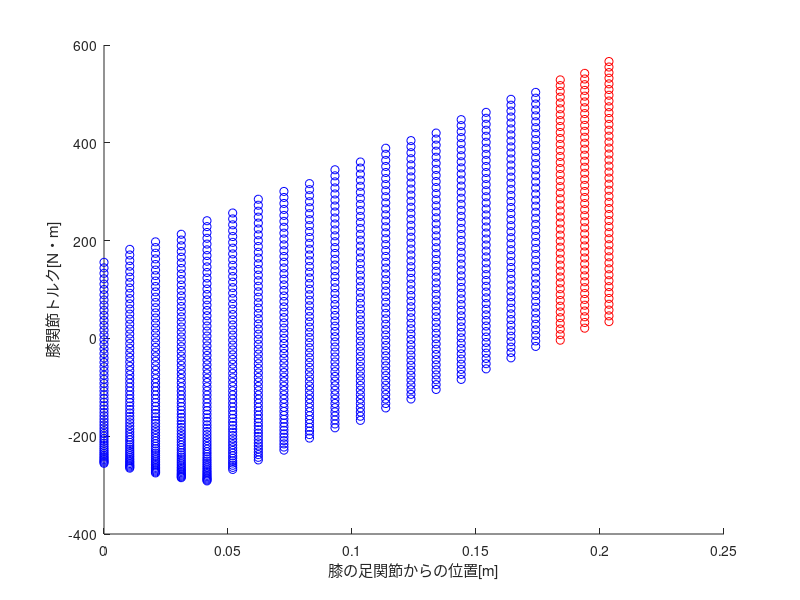

The MATLAB script that drew this image: (Note: this script raises an error after producing the figure.)
close all;
clear;
%% 変数表
% theta_ank：足関節角度の範囲（床から下腿までの間の角度）
% theta_hip：股関節角度の範囲（水平面から上体までの間の角度）
% angle1：全姿勢の関節角度
% com1：全姿勢における各関節角度でのセグメントの質量中心の座標
% cog1：全姿勢における各関節角度での重心の座標
% angle2：スクワット姿勢として成立する姿勢の関節角度
% com2：スクワット姿勢として成立する姿勢のセグメントの質量中心の座標
% cog2：スクワット姿勢として成立する姿勢の重心の座標
% squat_plot_x：スクワットとして成立する姿勢のかかと・つま先・足関節・膝関節・股関節・頭のx座標
% squat_plot_y：スクワットとして成立する姿勢のかかと・つま先・足関節・膝関節・股関節・頭のy座標
% squat_out_plot_x：スクワットとして排除された姿勢のかかと・つま先・足関節・膝関節・股関節・頭のx座標
% squat_out_plot_y：スクワットとして排除された姿勢のかかと・つま先・足関節・膝関節・股関節・頭のy座標

%% 足部と下腿の質量を決定(論文1の体重を利用)
m_foot = 69.6*1.1*2/100;
m_low = 69.6*5.1*2/100;
m_femur = 69.6*11*2/100;
m_lower = m_foot+m_low+m_femur;
m_upperarm = 69.6*2.7/100;
m_forearm = 69.6*1.6/100;
m_hand = 69.6*0.6/100;
m_arm = m_upperarm+m_forearm+m_hand;
m_head = 69.6*6.9/100;
m_body = 69.6*48.9/100;
m_upper = m_arm*2+m_head+m_body; %頭部・胴体・上腕・前腕・手
m_all = m_upper+m_lower;
bar_index = 2; %重りが体重の何倍かを規定する
m_bar = m_all*bar_index;

%% 足部と下腿の部分長
height = 1.751;
len_foot = 0.15*height; %足部の長さ
len_low = 0.340*height; %下腿の長さ
len_femur = 0.19*height; %大腿の長さ
len_upperarm = 0.188*height; %前腕の長さ
len_forearm = 0.145*height;
len_hand = 0.108*height;
len_head = 0.130*height;
len_body = 0.340*height;
len_upper = len_head+len_body;
len_toe = len_foot*0.7;
len_heel = len_foot*0.3;

%% 各セグメントの質量中心(直立時の距骨と脛骨の接合部(くるぶし？自分の長さ)を原点Oとした座標)、質量中心の位置は上端からの比
cen_foot = 0.595;
cen_low = 0.406;
cen_femur = 0.475;
cen_upperarm = 0.529;
cen_forearm = 0.415;
cen_hand = 0.891;
cen_head = 0.821;
cen_body = 0.493;
cen_bar = 0.3; %肩からバーまでの比を表す

%% セグメントの質量中心までの距離(直立時の距骨と脛骨の接合部(くるぶし？自分の長さ)を原点Oとした座標)
mc_foot_x = len_toe-(len_foot*cen_foot); %つま先からくるぶしまでの距離
mc_foot_y = 0;
mc_low = len_low*(1-cen_low); %下端から下腿の質量中心までの距離
mc_femur = len_femur*(1-cen_femur); %下端から大腿の質量中心までの距離
mc_upperarm = len_upperarm*cen_upperarm; %上端から上腕の質量中心までの距離
mc_forearm = len_forearm*cen_forearm; %上端から質前腕の量中心までの距離
mc_hand = len_hand*cen_hand; %上端から手の質量中心までの距離
mc_head = len_head*cen_head; %上端から頭の質量中心までの距離
mc_body = len_body*cen_body; %上端(肩)から胴体の質量中心までの距離
mc_bar = len_body*cen_bar; %上端(肩)からバーまでの距離

%% 上半身の腰から質量中心までの距離
%上半身の質量中心では以下の仮定を置く
%・腕の各セグメントの質量中心は一直線状にある
%・腕の質量中心が腕は左右対称と考えて胴体の中心線上に質量中心がある
%・頭・腕・胴の質量中心が一直線状にある
%→腕の質量中心を出してから、頭と腕と胴の重心を出して腰からそこまでの距離を出す
%以下は腕の質量中心、肩からの距離にしている
mc_arm = (m_upperarm*mc_upperarm + m_forearm*(len_upperarm+mc_forearm) + m_hand*(len_upperarm+len_forearm+cen_hand))/m_arm;  
%頭を原点に下方向が正で重心を出している、胴体と腕の質量中心までの距離は(肩から質量中心までの距離)+(頭の長さ)で出している
mc_upper = len_upper - (m_head*mc_head+m_body*(len_head+mc_body)+m_arm*2*(len_head+mc_arm)+m_bar*(len_head+mc_bar))/(m_upper+m_bar); 

%% 関節の可動域
% 関節角度は水平線からセグメントまでの角度
theta_ank = deg2rad(70:90);
theta_hip = deg2rad(55:180);

%% 各関節角度に対する各セグメントの質量中心の座標
angle1 = NaN(length(theta_ank)*length(theta_hip),3);
cos1 = NaN(length(theta_ank)*length(theta_hip),6);
col = 0;
% cos1は質量中心を表して順番に(下腿質量中心のx 下腿質量中心のy 大腿質量中心のx 大腿質量中心のy 上体質量中心のx 上体質量中心のy)
% angle1は設定した関節角度全ての姿勢における(足関節角度 股関節角度 膝関節角度)
for i = 1:length(theta_ank)
    x_low = mc_low*cos(theta_ank(i)); %下腿の質量中心のx座標を(下腿の長さ)*sinθで計算
    y_low = mc_low*sin(theta_ank(i)); %下腿の質量中心のy座標を(下腿の長さ)*cosθで計算
    x_femur = len_low*cos(theta_ank(i)) + mc_femur*cos(pi/4+theta_ank(i));
    y_femur = len_low*sin(theta_ank(i)) + mc_femur*sin(pi/4+theta_ank(i));
    for j = 1:length(theta_hip)
        x_upper = len_low*cos(theta_ank(i)) + len_femur*cos(pi/4+theta_ank(i))+ mc_upper*cos(theta_hip(j)-3*pi/4+theta_ank(i));
        y_upper = len_low*sin(theta_ank(i)) + len_femur*sin(pi/4+theta_ank(i))+ mc_upper*sin(theta_hip(j)-3*pi/4+theta_ank(i));
        col = col+1;
        angle1(col,:) = [theta_ank(i) 3*pi/4 theta_hip(j)];
        cos1(col,:) = [x_low y_low x_femur y_femur x_upper y_upper];
    end
end

%% 各関節角度に対する重心座標
cog1 = NaN(length(theta_ank)*length(theta_hip),2);
% cog1は設定した関節角度全てにおける重心を表して順番に(重心のx座標 重心のy座標)
for l = 1:length(theta_ank)*length(theta_hip)
    x_g = (m_foot*mc_foot_x + m_low*cos1(l,1) + m_femur*cos1(l,3) + (m_upper+m_bar)*cos1(l,5))/(m_foot+m_low+m_femur+m_upper+m_bar);
    y_g = (m_foot*mc_foot_y + m_low*cos1(l,2) + m_femur*cos1(l,4) + (m_upper+m_bar)*cos1(l,6))/(m_foot+m_low+m_femur+m_upper+m_bar);
    cog1(l,:) = [x_g y_g];
end 

%% 重心が足関節内にあるかの判定
% cog2は重心が基底面内にある姿勢の重心を表して順番に(重心のx座標 重心のy座標)
% angle2は重心が基底面内にある姿勢の関節角度
% 以下は重心が基底面内にある姿勢の重心(cog)、関節角度(angle)、各セグメントの質量中心座標(com)を出している

outcog1 = (cog1(:,1) < len_toe).*(cog1(:,1) > -len_heel);
ok_indexes1 = find(outcog1);

cog2 = cog1(ok_indexes1,:);
angle2 = angle1(ok_indexes1,:);
cos2 = cos1(ok_indexes1,:);

out_indexes1 = find(~outcog1);
out_cog2 = cog1(out_indexes1,:);
out_angle2 = angle1(out_indexes1,:);
out_cos2 = cos1(out_indexes1,:);

% scatter(rad2deg(angle2(:,1)), rad2deg(angle2(:,3)))
% xlabel('ankle joint angle')
% ylabel('hip joint angle')

sz1 = size(angle2);
sz2 = size(out_angle2);

%% スクワット姿勢として認められた姿勢のプロット用の座標
% pknee,phip,phead は基底面内に重心がある姿勢の膝・股関節・頭の位置座標
pknee1 = [(len_low.*cos(angle2(:,1))) (len_low.*sin(angle2(:,1)))];
phip1 = [pknee1(:,1)+len_femur*cos(pi/4+angle2(:,1)) pknee1(:,2)+len_femur*sin(pi/4+angle2(:,1))];
phead1 = [phip1(:,1)+len_upper.*cos(angle2(:,3)-3*pi/4+angle2(:,1)) phip1(:,2)+len_upper.*sin(angle2(:,3)-3*pi/4+angle2(:,1))];
pbar1 = [phip1(:,1)+len_body*(1-cen_bar).*cos(angle2(:,3)-3*pi/4+angle2(:,1)) phip1(:,2)+len_body*(1-cen_bar).*sin(angle2(:,3)-3*pi/4+angle2(:,1))];

%% スクワット姿勢として認められた姿勢のプロット
% for m = 1:sz1(1)
%     figure(3)
%     hold on
%     plot([len_toe -len_heel], [0 0], '-ok');
%     plot([0 pknee1(m,1)], [0 pknee1(m,2)],'-ok');
%     plot([pknee1(m,1) phip1(m,1)], [pknee1(m,2) phip1(m,2)],'-ok');
%     plot([phip1(m,1) phead1(m,1)], [phip1(m,2) phead1(m,2)],'-ok');
%     plot(cog2(m,1),cog2(m,2),'o');
%     plot(pbar1(m,1),pbar1(m,2),'ok','MarkerSize',10)
% end

%% スクワット姿勢として排除された姿勢のプロット用の座標
out_pknee1 = [(len_low.*cos(out_angle2(:,1))) (len_low.*sin(out_angle2(:,1)))];
out_phip1 = [out_pknee1(:,1)+len_femur*cos(pi/4+out_angle2(:,1)) out_pknee1(:,2)+len_femur*sin(pi/4+out_angle2(:,1))];
out_phead1 = [out_phip1(:,1)+len_upper.*cos(out_angle2(:,3)-3*pi/4+out_angle2(:,1)) out_phip1(:,2)+len_upper.*sin(out_angle2(:,3)-3*pi/4+out_angle2(:,1))];
out_bar1 = [out_phip1(:,1)+len_body*(1-cen_bar).*cos(out_angle2(:,3)-3*pi/4+out_angle2(:,1)) out_phip1(:,2)+len_body*(1-cen_bar).*sin(out_angle2(:,3)-3*pi/4+out_angle2(:,1))];

%% スクワット姿勢としてはじかれた姿勢のプロット
% for n = 1:sz2(1)
%     figure(4)
%     hold on
%     plot([len_toe -len_heel], [0 0], '-ok');
%     plot([0 out_pknee1(n,1)], [0 out_pknee1(n,2)],'-ok');
%     plot([out_pknee1(n,1) out_phip1(n,1)], [out_pknee1(n,2) out_phip1(n,2)],'-ok');
%     plot([out_phip1(n,1) out_phead1(n,1)], [out_phip1(n,2) out_phead1(n,2)],'-ok');
% end

%% 関節トルクを求めるにあたっての初期値
g = -9.80;

%% 各姿勢における足関節トルクの計算
fground = [0 -m_all*g-m_bar*g];
% fground は順番に(床反力のx成分 床反力のy成分)
fankle1 = [-fground(1) -fground(2)-m_foot*g];
% fankle1 は順番に(足関節間力のx成分　足関節間力のy成分)
% 足関節間力のx成分は (-床反力のx成分) で計算
% 足関節間力のy成分は (-床反力のy成分-足部にかかる重力) で計算
pre_momenta1 = NaN(sz1(1),6);
pre_momenta1(:,1) = cog2(:,1)-mc_foot_x;
pre_momenta1(:,2) = mc_foot_y;
pre_momenta1(:,3) = 0;
pre_momenta1(:,4) = fground(1);
pre_momenta1(:,5) = fground(2);
pre_momenta1(:,6) = 0;
% pre_momenta1 は床反力のモーメントの力、セグメント重心からの距離のx,y,z成分を順番に並べたもの
pre_momenta2 = NaN(sz1(1),6);
pre_momenta2(:,1) = 0-mc_foot_x;
pre_momenta2(:,2) = 0-mc_foot_y;
pre_momenta2(:,3) = 0;
pre_momenta2(:,4) = fankle1(1);
pre_momenta2(:,5) = fankle1(2);
pre_momenta2(:,6) = 0;
% pre_momenta2 は足部にかかる足関節間力のモーメントの力、セグメント重心からの距離のx,y,z成分を順番に並べたもの
momenta1 = cross(pre_momenta1(:,1:3), pre_momenta1(:,4:6));
momenta2 = cross(pre_momenta2(:,1:3), pre_momenta2(:,4:6));
torque_ankle1 = -(momenta1(:,3)+momenta2(:,3));
% momenta1 は床反力のモーメント、momenta2 は足関節間力のモーメント
% mesh([angle2(:,1) angle2(:,3) torque_ankle])

%% 各姿勢における膝関節トルクの計算
fankle2 = -fankle1;
% fankel2 は足部にかかる足関節間力と大きさは一緒で逆方向の力 = 下腿にかかる足関節間力
fknee1 = NaN(sz1(1),2);
fknee1(:,1) = -fankle2(1);
fknee1(:,2) = -fankle2(2)-m_low*g;
% fknee1 膝関節間力を表しては順番に(膝関節間力のx成分　膝関節間力のy成分)
% 膝関節間力のx成分は (-下腿への足関節間力のx成分) で計算
% 膝関節間力のy成分は (-下腿への足関節間力のy成分-下腿にかかる重力) で計算
pre_momentk1 = NaN(sz1(1),6);
pre_momentk1(:,1) = 0-cos2(:,1);
pre_momentk1(:,2) = 0-cos2(:,2);
pre_momentk1(:,3) = 0;
pre_momentk1(:,4) = fankle2(:,1);
pre_momentk1(:,5) = fankle2(:,2);
pre_momentk1(:,6) = 0;
% pre_momentk1 は下腿にかかる足関節間力の下腿重心からの距離のx,y,z成分、モーメントの力を順番に並べたもの
pre_momentk2 = NaN(sz1(1),6);
pre_momentk2(:,1) = pknee1(:,1)-cos2(:,1);
pre_momentk2(:,2) = pknee1(:,2)-cos2(:,2);
pre_momentk2(:,3) = 0;
pre_momentk2(:,4) = fknee1(:,1);
pre_momentk2(:,5) = fknee1(:,2);
pre_momentk2(:,6) = 0;
% pre_momentk2 は下腿にかかる膝関節間力の下腿重心からの距離のx,y,z成分、モーメントの力を順番に並べたもの   
momentk1 = cross(pre_momentk1(:,1:3), pre_momentk1(:,4:6));
momentk2 = cross(pre_momentk2(:,1:3), pre_momentk2(:,4:6));
torque_knee1 = -(momentk1(:,3)+momentk2(:,3)-torque_ankle1);
% momentk1 は足関節間力のモーメント、momentk2 は膝関節間力のモーメント

%% 各姿勢における股関節トルクの計算
fknee2 = -fknee1;
% fknee2 は下腿にかかる膝関節間力と大きさは一緒で逆方向の力 = 大腿にかかる膝関節間力
fhip1 = NaN(sz1(1),2);
fhip1(:,1) = -fknee2(:,1);
fhip1(:,2) = -fknee2(:,2)-m_femur*g;
% fhip1 は順番に(股関節間力のx成分　股関節間力のy成分)
% 股関節間力のx成分は (-大腿への膝関節間力) で計算
% 股関節間力のy成分は (-大腿への膝関節間力-大腿にかかる重力) で計算
pre_momenth1 = NaN(sz1(1),6);
pre_momenth1(:,1) = pknee1(:,1)-cos2(:,3);
pre_momenth1(:,2) = pknee1(:,2)-cos2(:,4);
pre_momenth1(:,3) = 0;
pre_momenth1(:,4) = fknee2(:,1);
pre_momenth1(:,5) = fknee2(:,2);
pre_momenth1(:,6) = 0;
% pre_momenth1 は大腿にかかる膝関節間力のモーメントの力、大腿重心からの距離のx,y,z成分を順番に並べたもの
pre_momenth2 = NaN(sz1(1),6);
pre_momenth2(:,1) = phip1(:,1)-cos2(:,3);
pre_momenth2(:,2) = phip1(:,2)-cos2(:,4);
pre_momenth2(:,3) = 0;
pre_momenth2(:,4) = fhip1(:,1);
pre_momenth2(:,5) = fhip1(:,2);
pre_momenth2(:,6) = 0;
% pre_momenth2 は大腿にかかる股関節間力のモーメントの力、大腿重心からの距離のx,y,z成分を順番に並べたもの
momenth1 = cross(pre_momenth1(:,1:3), pre_momenth1(:,4:6));
momenth2 = cross(pre_momenth2(:,1:3), pre_momenth2(:,4:6));
torque_hip1 = -(momenth1(:,3)+momenth2(:,3)-torque_knee1);
% momentk1 は足関節間力のモーメント、momentk2 は膝関節間力のモーメント
% 大腿にかかる股関節トルク

%% 股関節トルクの確認
torque_hip1_confirm = NaN(sz1(1),1);
for n = 1:sz1(1)
	moment = cross([cos2(n,5)-phip1(n,1) cos2(n,6)-phip1(n,2) 0], [0 m_upper*g+m_bar*g 0]);
	torque_hip1_confirm(n,1) = -moment(3);
end
% 上体にかかる股関節トルク
% 上体にかかる重力の股関節周りのモーメントとのつり合いで計算

%% 膝がつま先よりも前に出ている姿勢の判定
outcog2 = pknee1(:,1)>len_toe;
ok_indexes2 = find(outcog2);

cog3 = cog2(ok_indexes2,:);
angle3 = angle2(ok_indexes2,:);
cos3 = cos2(ok_indexes2,:);

pknee2 = pknee1(ok_indexes2,:);
phip2 = phip1(ok_indexes2,:);
phead2 = phead1(ok_indexes2,:);
pbar2 = pbar1(ok_indexes2,:);

out_indexes2 = find(~outcog2);
out_cog3 = cog2(out_indexes2,:);
out_angle3 = angle2(out_indexes2,:);
out_cos3 = cos2(out_indexes2,:);

pknee3 = pknee1(out_indexes2,:);
phip3 = phip1(out_indexes2,:);
phead3 = phead1(out_indexes2,:);
pbar3 = pbar1(out_indexes2,:);

sz3 = size(ok_indexes2);
sz4 = size(out_indexes2);

%% 膝がつま先よりも前に出ている姿勢のプロット
% for m = 1:sz3(1)
%     figure(5)
%     hold on
%     plot([len_toe len_toe],[0 height], '-')
%     plot([len_toe -len_heel], [0 0], '-ok');
%     plot([0 pknee2(m,1)], [0 pknee2(m,2)],'-ok');
%     plot([pknee2(m,1) phip2(m,1)], [pknee2(m,2) phip2(m,2)],'-ok');
%     plot([phip2(m,1) phead2(m,1)], [phip2(m,2) phead2(m,2)],'-ok');
%     plot(cog3(m,1),cog3(m,2),'*');
%     plot(pbar2(m,1),pbar2(m,2),'o','MarkerSize',10)
% end

%% 膝がつま先よりも前に出ていない姿勢のプロット
% for m = 1:sz4(1)
%     figure(6)
%     hold on
%     plot([len_toe len_toe],[0 height], '-')
%     plot([len_toe -len_heel], [0 0], '-ok');
%     plot([0 pknee3(m,1)], [0 pknee3(m,2)],'-ok');
%     plot([pknee3(m,1) phip3(m,1)], [pknee3(m,2) phip3(m,2)],'-ok');
%     plot([phip3(m,1) phead3(m,1)], [phip3(m,2) phead3(m,2)],'-ok');
%     plot(out_cog3(m,1),out_cog3(m,2),'*');
%     plot(pbar3(m,1),pbar3(m,2),'o','MarkerSize',10)
% end

%% 膝がつま先よりも前に出ている姿勢の膝関節トルク
torque_ankle2 = torque_ankle1(ok_indexes2,:);
torque_knee2 = torque_knee1(ok_indexes2,:);
torque_hip2 = torque_hip1(ok_indexes2,:);

%% 膝がつま先よりも前に出ていない姿勢の膝関節トルク
torque_ankle3 = torque_ankle1(out_indexes2,:);
torque_knee3 = torque_knee1(out_indexes2,:);
torque_hip3 = torque_hip1(out_indexes2,:);

%% 膝関節トルクの比較1
% figure(7)
% torque_knee4 = [torque_knee2 ; NaN(abs(sz3(1)-sz4(1)),1)];
% boxchart([torque_knee4 torque_knee3])
% xlabel("膝の位置");
% ylabel("膝関節トルク[N・m]");
% title("膝の位置ごとの膝関節発揮トルク(クォーター)","バーの重さ=体重");
% text(0.93,400,{append('n=', num2str(sz3(1)))});
% text(1.91,362,{append('n=', num2str(sz4(1)))});
% ylim([-200 410])

%% 股関節トルクの比較2
figure(8)
hold on
scatter(pknee2(:,1),torque_knee2,'r')
scatter(pknee3(:,1),torque_knee3,'b')
xlabel("膝の足関節からの位置[m]");
ylabel("膝関節トルク[N・m]");
title("膝の位置ごとの膝関節発揮トルク(クォーター)","バーの重さ = 体重×2");

%% スティックピクチャ左下
pict_lb = [pknee3(end-56,:) phip3(end-56,:) phead3(end-56,:) pbar3(end-56,:)];
figure(9)
hold on
plot([len_toe -len_heel],[0 0],'-k','LineWidth',10);
plot([0 pict_lb(1)],[0 pict_lb(2)],'-ok','LineWidth',10);
plot([pict_lb(1) pict_lb(3)],[pict_lb(2) pict_lb(4)],'-ok','LineWidth',10);
plot([pict_lb(3) pict_lb(5)],[pict_lb(4) pict_lb(6)],'-k','LineWidth',10);
plot(pict_lb(5),pict_lb(6),'ok','MarkerSize',100,'LineWidth',10)
plot(pict_lb(7),pict_lb(8)+0.168,'ok','MarkerSize',50);
plot([len_toe len_toe],[0 2],'-b')
ylim([0 2])
xlim([-0.5 0.7])

%% スティックピクチャ右下
pict_rb = [pknee2(1,:) phip2(1,:) phead2(1,:) pbar2(1,:)];
figure(10)
hold on
plot([len_toe -len_heel],[0 0],'-k','LineWidth',10);
plot([0 pict_rb(1)],[0 pict_rb(2)],'-ok','LineWidth',10);
plot([pict_rb(1) pict_rb(3)],[pict_rb(2) pict_rb(4)],'-ok','LineWidth',10);
plot([pict_rb(3) pict_rb(5)],[pict_rb(4) pict_rb(6)],'-k','LineWidth',10);
plot(pict_rb(5),pict_rb(6),'ok','MarkerSize',100,'LineWidth',10)
plot(pict_rb(7)-0.075,pict_rb(8)+0.075,'ok','MarkerSize',50);
plot([len_toe len_toe],[0 2],'-b')
ylim([0 2])
xlim([-0.5 0.7])

%% スティックピクチャ右上
pict_rt = [pknee2(45,:) phip2(45,:) phead2(45,:) pbar2(45,:)];
figure(11)
hold on
plot([len_toe -len_heel],[0 0],'-k','LineWidth',10);
plot([0 pict_rt(1)],[0 pict_rt(2)],'-ok','LineWidth',10);
plot([pict_rt(1) pict_rt(3)],[pict_rt(2) pict_rt(4)],'-ok','LineWidth',10);
plot([pict_rt(3) pict_rt(5)],[pict_rt(4) pict_rt(6)],'-k','LineWidth',10);
plot(pict_rt(5),pict_rt(6),'ok','MarkerSize',100,'LineWidth',10)
plot(pict_rt(7)-0.075,pict_rt(8)-0.075,'ok','MarkerSize',50);
plot([len_toe len_toe],[0 2],'-b')
ylim([0 2])
xlim([-0.5 0.7])